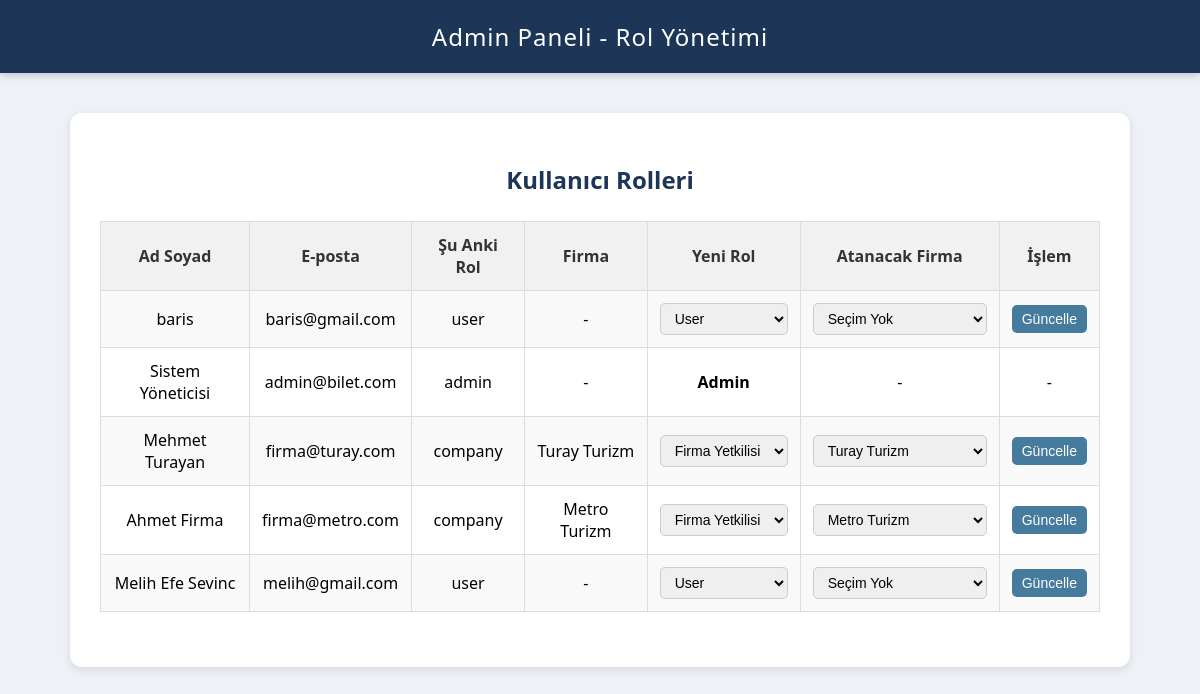
The app's page /manage_roles.php (signed in) with its own data.
### tables this page shows
CREATE TABLE User (
    id TEXT PRIMARY KEY,
    full_name TEXT,
    email TEXT UNIQUE NOT NULL,
    role TEXT NOT NULL CHECK(role IN ('user', 'company', 'admin')),
    password TEXT NOT NULL,
    company_id TEXT,
    balance INTEGER DEFAULT 800,
    created_at TIMESTAMP NOT NULL DEFAULT CURRENT_TIMESTAMP,
    FOREIGN KEY (company_id) REFERENCES Bus_Company(id)
);

CREATE TABLE Bus_Company (
    id TEXT PRIMARY KEY,
    name TEXT UNIQUE NOT NULL,
    logo_path TEXT,
    created_at TIMESTAMP DEFAULT CURRENT_TIMESTAMP
);

### manage_roles.php (the view, shortened to what this page needs)
<?php
require_once 'includes/config.php';
$stmt = $db->prepare("SELECT * FROM User WHERE id = :id");
$stmt->execute([':id' => $_SESSION['user_id']]);
$users = $db->query("SELECT * FROM User ORDER BY created_at DESC")->fetchAll(PDO::FETCH_ASSOC);
$companies = $db->query("SELECT * FROM Bus_Company ORDER BY name ASC")->fetchAll(PDO::FETCH_ASSOC);
?>
<!DOCTYPE html>
<html lang="tr">
<head>
</head>
<body>
<header>
    Admin Paneli - Rol Yönetimi
</header>
<div class="container">
    <h2>Kullanıcı Rolleri</h2>
    <table>
        <tr>
            <th>Ad Soyad</th>
            <th>E-posta</th>
            <th>Şu Anki Rol</th>
            <th>Firma</th>
            <th>Yeni Rol</th>
            <th>Atanacak Firma</th>
            <th>İşlem</th>
        </tr>
        <?php foreach ($users as $user): ?>
            <tr>
                <form method="POST">
                    <td><?= htmlspecialchars($user['full_name']) ?></td>
                    <td><?= htmlspecialchars($user['email']) ?></td>
                    <td><?= htmlspecialchars($user['role']) ?></td>
                    <td>
                        <?php
                        if ($user['company_id']) {
                            $stmt = $db->prepare("SELECT name FROM Bus_Company WHERE id = :id");
                            $stmt->execute([':id' => $user['company_id']]);
                            echo htmlspecialchars($stmt->fetchColumn() ?: '-');
                        } else {
                            echo '-';
                        }
                        ?>
                    </td>
                    <td>
                        <?php if ($user['role'] === 'admin'): ?>
                            <strong>Admin</strong>
                        <?php else: ?>
                            <select name="new_role">
                                <option value="user" <?= $user['role'] === 'user' ? 'selected' : '' ?>>User</option>
                                <option value="company" <?= $user['role'] === 'company' ? 'selected' : '' ?>>Firma Yetkilisi</option>
                            </select>
                        <?php endif; ?>
                    </td>
                    <td>
                        <?php if ($user['role'] === 'admin'): ?>
                            -
                        <?php else: ?>
                            <select name="company_id">
                                <option value="">Seçim Yok</option>
                                <?php foreach ($companies as $c): ?>
                                    <option value="<?= $c['id'] ?>" <?= $user['company_id'] == $c['id'] ? 'selected' : '' ?>>
                                        <?= htmlspecialchars($c['name']) ?>
                                    </option>
                                <?php endforeach; ?>
                            </select>
                        <?php endif; ?>
                    </td>
                    <td>
                        <?php if ($user['role'] !== 'admin'): ?>
                            <button type="submit" name="update_role">Güncelle</button>
                        <?php else: ?>
                            -
                        <?php endif; ?>
                    </td>
                </form>
            </tr>
        <?php endforeach; ?>
    </table>
</div>
</body>
</html>

### manage_roles.php (style rules this page uses)
body { font-family: 'Segoe UI', Tahoma, sans-serif; background: #eef1f5; margin: 0; padding: 0; }
header { background: #1d3557; color: #fff; padding: 20px 0; text-align: center; font-size: 24px; letter-spacing: 1px; box-shadow: 0 2px 8px rgba(0,0,0,0.2); }
.container { max-width: 1000px; margin: 40px auto; background: #fff; border-radius: 12px; padding: 30px; box-shadow: 0 3px 10px rgba(0,0,0,0.1); }
h2 { text-align: center; margin-bottom: 25px; color: #1d3557; }
table { width: 100%; border-collapse: collapse; margin-bottom: 25px; }
th, td { border: 1px solid #ddd; padding: 12px; text-align: center; }
th { background-color: #f1f1f1; color: #333; }
tr:nth-child(even) { background: #f9f9f9; }
select, button { padding: 6px 10px; border-radius: 5px; border: 1px solid #ccc; font-size: 14px; }
button { background-color: #457b9d; color: white; cursor: pointer; border: none; transition: 0.2s; }

### records on screen
user: full_name "baris", email "baris@gmail.com", role "user", new_role "User"
user: full_name "Sistem Yöneticisi", email "admin@bilet.com", role "admin", shows "Admin"
user: full_name "Mehmet Turayan", email "firma@turay.com", role "company", company.name "Turay Turizm", new_role "Firma Yetkilisi", company_id "Turay Turizm"
user: full_name "Ahmet Firma", email "firma@metro.com", role "company", company.name "Metro Turizm", new_role "Firma Yetkilisi", company_id "Metro Turizm"
user: full_name "Melih Efe Sevinc", email "melih@gmail.com", role "user", new_role "User"
